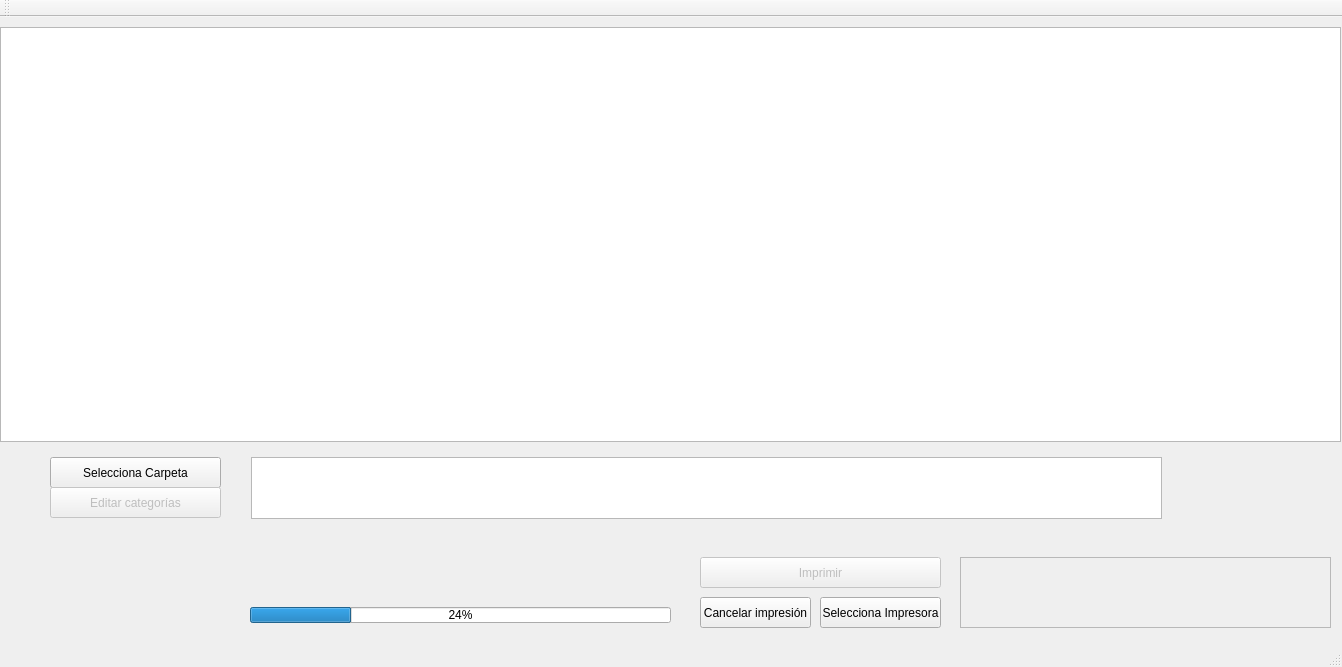
<?xml version="1.0" encoding="UTF-8"?>
<ui version="4.0">
 <class>MainWindow</class>
 <widget class="QMainWindow" name="MainWindow">
  <property name="enabled">
   <bool>true</bool>
  </property>
  <property name="geometry">
   <rect>
    <x>0</x>
    <y>0</y>
    <width>1342</width>
    <height>667</height>
   </rect>
  </property>
  <property name="windowTitle">
   <string>Huiini 1.4</string>
  </property>
  <widget class="QWidget" name="centralWidget">
   <widget class="QPushButton" name="carpetaChooser">
    <property name="geometry">
     <rect>
      <x>50</x>
      <y>440</y>
      <width>171</width>
      <height>31</height>
     </rect>
    </property>
    <property name="text">
     <string>Selecciona Carpeta</string>
    </property>
   </widget>
   <widget class="QPushButton" name="impresora">
    <property name="geometry">
     <rect>
      <x>820</x>
      <y>580</y>
      <width>121</width>
      <height>31</height>
     </rect>
    </property>
    <property name="text">
     <string>Selecciona Impresora</string>
    </property>
   </widget>
   <widget class="QPushButton" name="imprimir">
    <property name="enabled">
     <bool>false</bool>
    </property>
    <property name="geometry">
     <rect>
      <x>700</x>
      <y>540</y>
      <width>241</width>
      <height>31</height>
     </rect>
    </property>
    <property name="text">
     <string>Imprimir</string>
    </property>
   </widget>
   <widget class="QListWidget" name="listaDeImpresoras">
    <property name="enabled">
     <bool>false</bool>
    </property>
    <property name="geometry">
     <rect>
      <x>960</x>
      <y>540</y>
      <width>371</width>
      <height>71</height>
     </rect>
    </property>
   </widget>
   <widget class="QLabel" name="folder">
    <property name="geometry">
     <rect>
      <x>260</x>
      <y>540</y>
      <width>411</width>
      <height>51</height>
     </rect>
    </property>
    <property name="text">
     <string/>
    </property>
   </widget>
   <widget class="QLabel" name="folderPDF">
    <property name="geometry">
     <rect>
      <x>260</x>
      <y>590</y>
      <width>441</width>
      <height>21</height>
     </rect>
    </property>
    <property name="text">
     <string/>
    </property>
   </widget>
   <widget class="QTableWidget" name="tableWidget_xml">
    <property name="geometry">
     <rect>
      <x>0</x>
      <y>10</y>
      <width>1341</width>
      <height>415</height>
     </rect>
    </property>
    <property name="contextMenuPolicy">
     <enum>Qt::ActionsContextMenu</enum>
    </property>
    <property name="sortingEnabled">
     <bool>true</bool>
    </property>
   </widget>
   <widget class="QTableWidget" name="tableWidget_resumen">
    <property name="geometry">
     <rect>
      <x>251</x>
      <y>440</y>
      <width>911</width>
      <height>62</height>
     </rect>
    </property>
    <property name="autoScroll">
     <bool>true</bool>
    </property>
    <attribute name="horizontalHeaderVisible">
     <bool>false</bool>
    </attribute>
    <attribute name="horizontalHeaderHighlightSections">
     <bool>false</bool>
    </attribute>
    <attribute name="horizontalHeaderMinimumSectionSize">
     <number>50</number>
    </attribute>
    <attribute name="verticalHeaderVisible">
     <bool>false</bool>
    </attribute>
   </widget>
   <widget class="QLabel" name="labelLogo">
    <property name="geometry">
     <rect>
      <x>80</x>
      <y>520</y>
      <width>131</width>
      <height>91</height>
     </rect>
    </property>
    <property name="text">
     <string/>
    </property>
   </widget>
   <widget class="QPushButton" name="agrega_cats">
    <property name="enabled">
     <bool>false</bool>
    </property>
    <property name="geometry">
     <rect>
      <x>50</x>
      <y>470</y>
      <width>171</width>
      <height>31</height>
     </rect>
    </property>
    <property name="text">
     <string>Editar categorías</string>
    </property>
   </widget>
   <widget class="QPushButton" name="botonCancela">
    <property name="geometry">
     <rect>
      <x>700</x>
      <y>580</y>
      <width>111</width>
      <height>31</height>
     </rect>
    </property>
    <property name="text">
     <string>Cancelar impresión</string>
    </property>
   </widget>
   <widget class="QProgressBar" name="progressBar">
    <property name="geometry">
     <rect>
      <x>250</x>
      <y>590</y>
      <width>421</width>
      <height>16</height>
     </rect>
    </property>
    <property name="value">
     <number>24</number>
    </property>
   </widget>
  </widget>
  <widget class="QMenuBar" name="menuBar">
   <property name="geometry">
    <rect>
     <x>0</x>
     <y>0</y>
     <width>1342</width>
     <height>21</height>
    </rect>
   </property>
  </widget>
  <widget class="QToolBar" name="mainToolBar">
   <attribute name="toolBarArea">
    <enum>TopToolBarArea</enum>
   </attribute>
   <attribute name="toolBarBreak">
    <bool>false</bool>
   </attribute>
  </widget>
  <widget class="QStatusBar" name="statusBar"/>
 </widget>
 <layoutdefault spacing="6" margin="11"/>
 <resources/>
 <connections/>
</ui>
